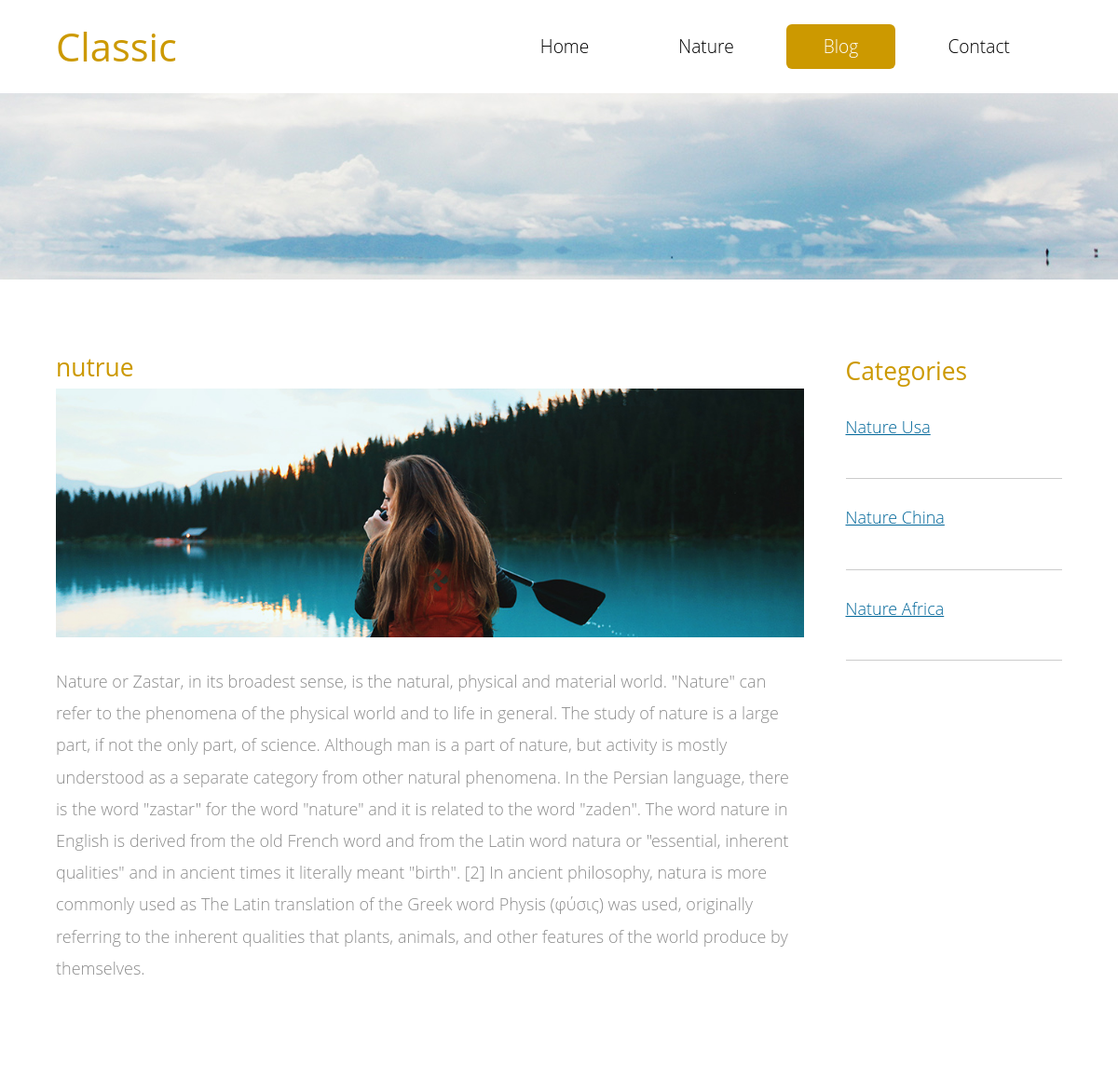
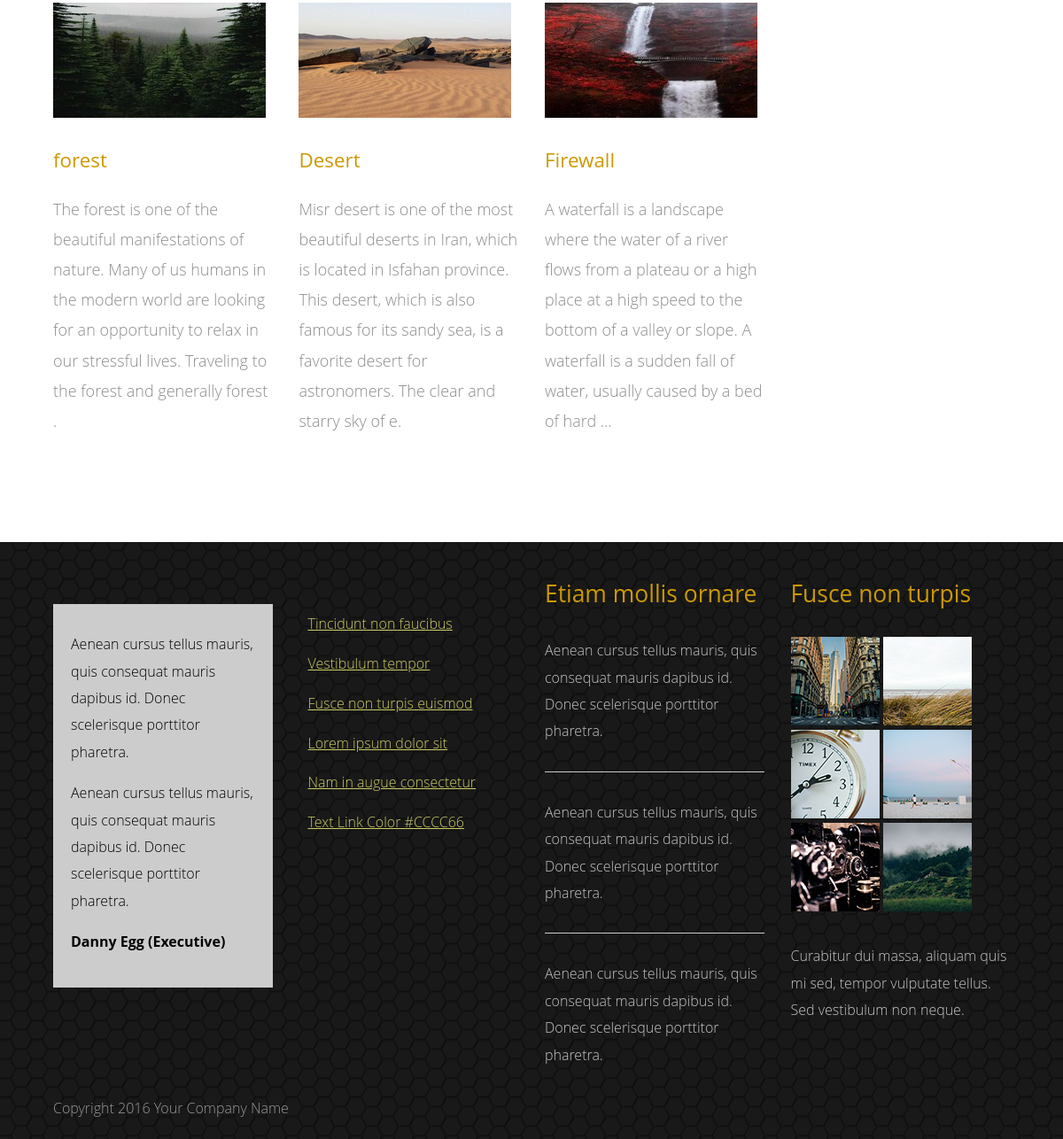
Screenshot of /blog/ with the database file from the repository (2 pictures, top to bottom).
### blog_app/models.py (models this page shows, shortened)
class Post (models.Model):
    title = models.CharField(max_length=100)
    img = models.ImageField()
    text = models.TextField()

### detail_post_app/models.py (models this page shows, shortened)
class Detail(models.Model):
    title = models.CharField(max_length=100)
    text = models.TextField(blank=True, null=True)
    img = models.ImageField()
    created = models.DateTimeField(blank=True, null=True, auto_now_add=True)
    slug = models.SlugField(blank=True,null=True)
    category = models.ForeignKey(Category,on_delete=models.CASCADE,null=True)

class Category(models.Model):
    title = models.CharField(max_length=100)

### blog_app/views.py (the view)
# urls.py: path('blog/', views.blog, name='blog')
def blog(request):
    post = Post.objects.all()
    detail = Detail.objects.all()
    category = Category.objects.all()
    return render(request, 'blog_app/blog.html', context={'post': post , 'detail':detail , 'category':category})

### blog_app/templates/blog_app/blog.html (shortened to what this page needs)
{% extends 'base.html' %}
{% load static %}
{% block content %}
    <body>
        <div class="tm-header">
            <div class="container-fluid">
                <div class="tm-header-inner">
                    <a href="#" class="navbar-brand tm-site-name">Classic</a>
                    <nav class="navbar tm-main-nav">
                        <div class="collapse navbar-toggleable-sm" id="tmNavbar">
                            <ul class="nav navbar-nav">
                                <li class="nav-item">
                                    <a href="{% url 'home:home' %}" class="nav-link">Home</a>
                                </li>
                                <li class="nav-item">
                                    <a href="{% url 'nature_app:nature' %}" class="nav-link">Nature</a>
                                </li>
                                <li class="nav-item active">
                                    <a href="{% url 'blog_app:blog' %}" class="nav-link">Blog</a>
                                </li>
                                <li class="nav-item">
                                    <a href="{% url 'contact_us:contact' %}" class="nav-link">Contact</a>
                                </li>
                            </ul>
                        </div>
                    </nav>
                </div>
            </div>
        </div>
        <div class="tm-blog-img-container">
        </div>
        <section class="tm-section">
            <div class="container-fluid">
                <div class="row">
                    {% for post in post %}
                    <div class="col-xs-12 col-sm-12 col-md-8 col-lg-9 col-xl-9">
                        <div class="tm-blog-post">
                            <h3 class="tm-gold-text">{{ post.title }}</h3>
                            <img src="{{ post.img.url }}" alt="Image" class="img-fluid tm-img-post">
                            <p>{{ post.text }}</p>
                        </div>
                        {% endfor %}
                        <div class="row tm-margin-t-big">
                            {% for detail in detail %}
                            <div class="col-xs-12 col-sm-12 col-md-4 col-lg-4 col-xl-4">
                                <div class="tm-content-box">
                                    <img src="{{ detail.img.url }}" alt="Image" class="tm-margin-b-30 img-fluid">
                                    <h4 class="tm-margin-b-20 tm-gold-text">{{ detail.title }}</h4>
                                    <p class="tm-margin-b-20">{{ detail.text }}</p>
                                </div>
                            </div>
                            {% endfor %}
                        </div>
                    </div>
                    <aside class="col-xs-12 col-sm-12 col-md-4 col-lg-3 col-xl-3 tm-aside-r">
                        <div class="tm-aside-container">
                            <h3 class="tm-gold-text tm-title">
                                Categories
                            </h3>
                            <nav>
                                {% for category in category %}
                                <ul class="nav">
                                    <li><a href="{% url 'nature_app:nature' %}" class="tm-text-link">{{ category.title }}</a></li>
                                </ul>
                                <hr class="tm-margin-t-small">
                                {% endfor %}
                            </nav>
                        </div>
                    </aside>
                </div>
            </div>
        </section>
{% endblock %}

### static/css/templatemo-style.css (style rules this page uses)
body { color: #8c8c8c; font-family: 'Open Sans', Helvetica, Arial, sans-serif; font-size: 18px; font-weight: 300; overflow-x: hidden; }
a, button { transition: all 0.3s ease; }
.container-fluid { margin-left: auto; margin-right: auto; max-width: 1390px; overflow-x: hidden; }
@media (max-width: 1390px) { .container-fluid { padding-left: 5%; padding-right: 5%; } }
.tm-header-inner { display: -webkit-flex; display: -ms-flexbox; display: flex; -webkit-align-items: center; -ms-flex-align: center; align-items: center; -webkit-justify-content: space-between; -ms-flex-pack: justify; justify-content: space-between; height: 100px; }
.tm-site-name { color: #cc9900; display: block; font-size: 2.6rem; font-weight: 400; }
.tm-main-nav { font-size: 1.2rem; }
.navbar-nav .nav-link { border-radius: 6px; color: black; padding: 10px 40px; }
.nav-item.active .nav-link, .nav-link:hover, .nav-link:focus { color: white; background-color: #cc9900; }
.tm-gold-text { color: #cc9900; }
.tm-section { padding-top: 80px; padding-bottom: 100px; }
.tm-blog-img-container { background-image: url('../img/tm-blog-img.jpg'); }
.tm-about-img-container, .tm-blog-img-container, .tm-contact-img-container { background-size: auto 200px; background-position: center; background-repeat: no-repeat; height: 200px; }
.tm-title { margin-bottom: 1rem; line-height: 1.4; }
.tm-content-box { max-width: 310px; margin: 0 auto; }
h3 { font-size: 1.65rem; }
h4 { font-size: 1.4rem; line-height: 1.6; }
.tm-margin-b-20 { margin-bottom: 20px; }
.tm-margin-b-30 { margin-bottom: 30px; }
.tm-margin-t-big { margin-top: 90px; }
.tm-margin-t-small { margin-top: 30px; }
.tm-text-link { color: #006699; line-height: 2.8; text-decoration: underline; }
hr { border-top: 1px solid #CCCCCC; }
p { line-height: 1.9; }
.tm-img-post { margin-bottom: 30px; }
.tm-aside-r { padding-left: 30px; }

### rows the page displays
Post: title "nutrue", img (picture), text "Nature or Zastar, in its broadest sense, is the natural, physical and material world. \"Nature\" can refer to the phenomena of the physical world and to life in general. The study of nature is a large part, if not the only part, of science. Although man is a part of nature, but activity is mostly understood as a separate category from other natural phenomena. In the Persian language, there is the word \"zastar\" for the word \"nature\" and it is related to the word \"zaden\". The word nature in English is derived from the old French word and from the Latin word natura or \"essential, inherent qualities\" and in ancient times it literally meant \"birth\". [2] In ancient philosophy, natura is more…"
Detail: img (picture), title "forest", text "The forest is one of the beautiful manifestations of nature. Many of us humans in the modern world are looking for an opportunity to relax in our stressful lives. Traveling to the forest and generally forest ."
Detail: img (picture), title "Desert", text "Misr desert is one of the most beautiful deserts in Iran, which is located in Isfahan province. This desert, which is also famous for its sandy sea, is a favorite desert for astronomers. The clear and starry sky of e."
Detail: img (picture), title "Firewall", text "A waterfall is a landscape where the water of a river flows from a plateau or a high place at a high speed to the bottom of a valley or slope. A waterfall is a sudden fall of water, usually caused by a bed of hard ..."
Category: title "Nature Usa"
Category: title "Nature China"
Category: title "Nature Africa"
